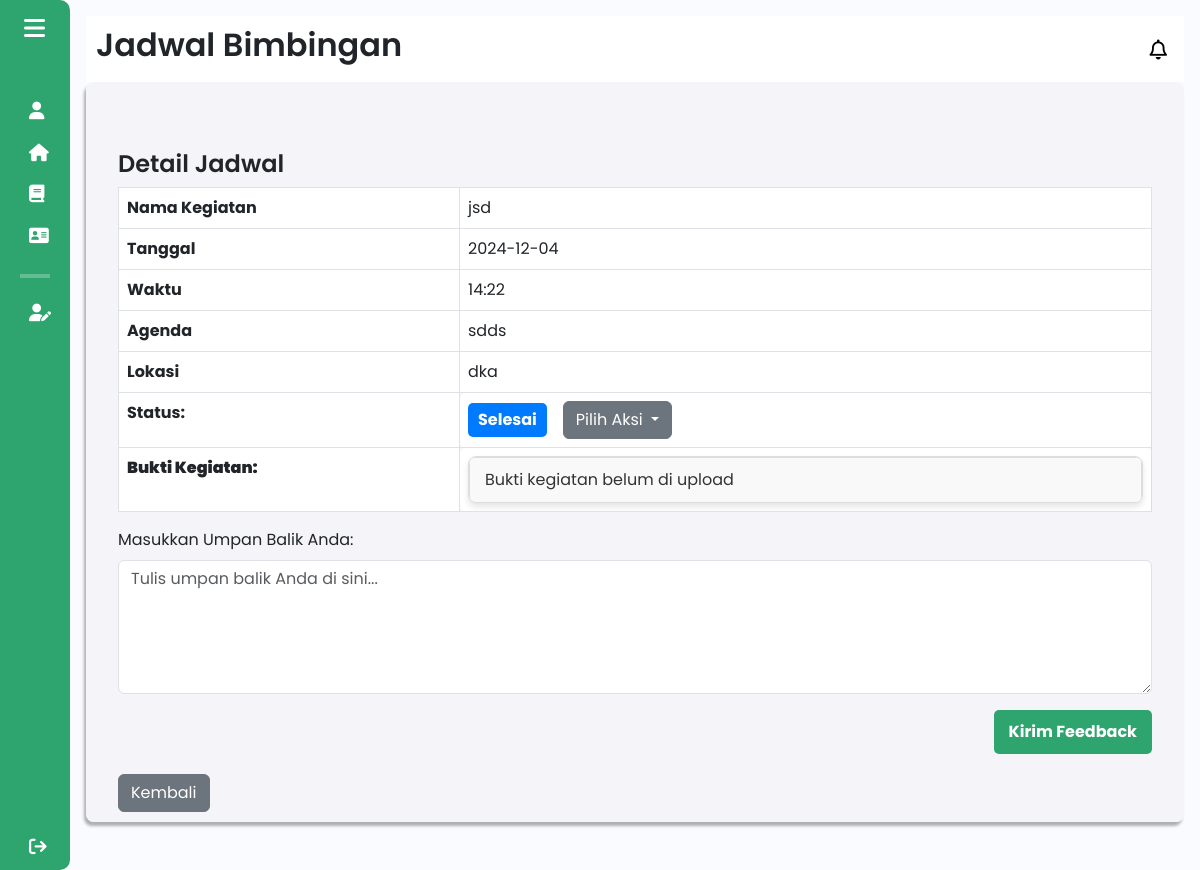
Before: /components/pages/mentorbisnis/detail_jadwal_mentor.php?id=38 (signed in) with the older database file.
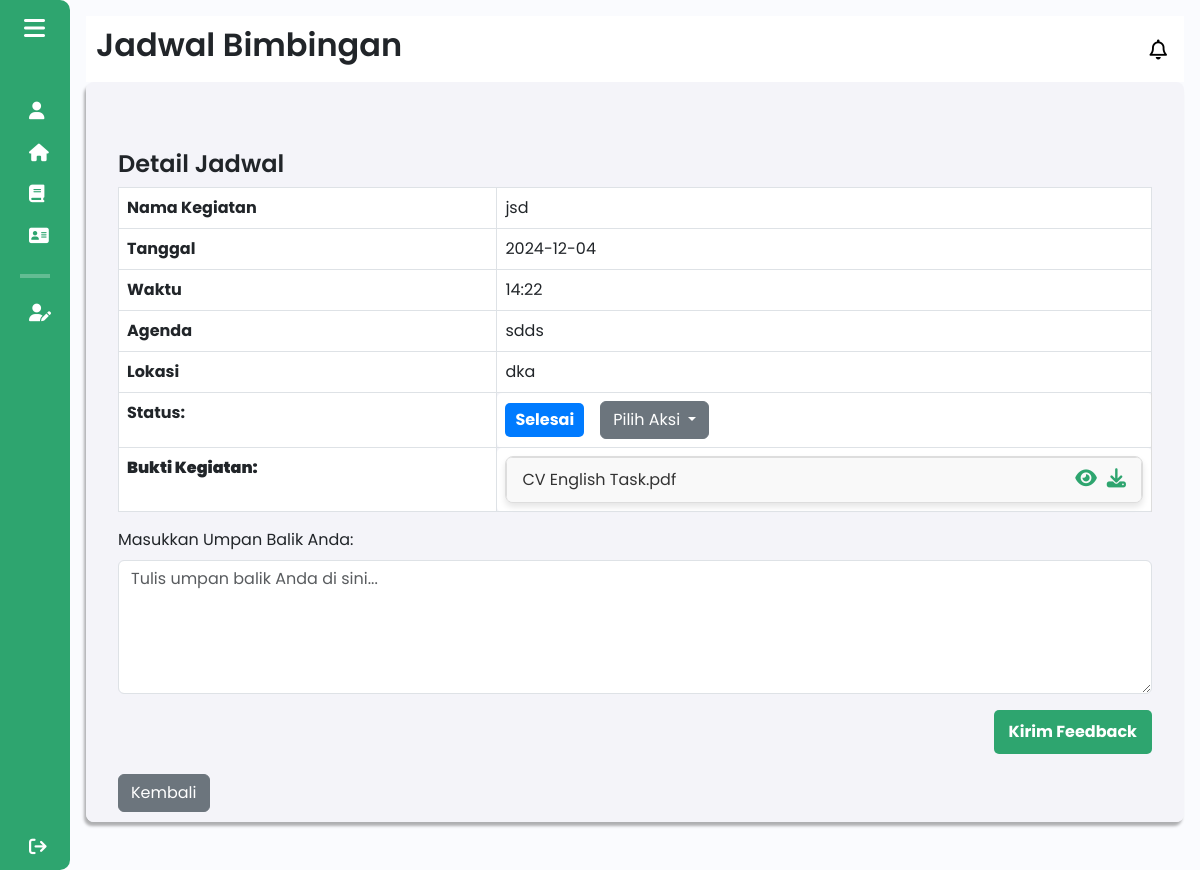
After: the same page with the newer database file.
### tables this page shows
CREATE TABLE `jadwal` (
  `id` int(11) NOT NULL,
  `nama_kegiatan` varchar(255) NOT NULL,
  `tanggal` date NOT NULL,
  `waktu` varchar(5) NOT NULL,
  `agenda` text NOT NULL,
  `lokasi` varchar(255) NOT NULL,
  `feedback_mentor` varchar(1000) NOT NULL,
  `status` enum('menunggu','ditolak','disetujui','alternatif','selesai') NOT NULL,
  `bukti_kegiatan` varchar(255) DEFAULT NULL,
  `id_klmpk` int(11) DEFAULT NULL
);

### components/pages/mentorbisnis/detail_jadwal_mentor.php (the view, shortened to what the changed rows need)
<?php
include $_SERVER['DOCUMENT_ROOT'] . '/Aplikasi-Kewirausahaan/config/db_connection.php';
$id = isset($_GET['id']) ? $_GET['id'] : null;
$userId = $_SESSION['user_id'];
$sql_id = "SELECT id FROM mentor WHERE user_id = '$userId'";
$result_id = $conn->query($sql_id);
if ($result_id->num_rows > 0) {
    $row_id = $result_id->fetch_assoc();
    $id_mentor = $row_id['id'];
}
$groupCheckQuery = "SELECT k.id_mentor
                    FROM kelompok_bisnis k
                    INNER JOIN jadwal j ON k.id_kelompok = j.id_klmpk
                    WHERE j.id = ? AND k.id_mentor = ?";
$stmt_group_check = $conn->prepare($groupCheckQuery);
$stmt_group_check->bind_param("ii", $id, $id_mentor);
$stmt_group_check->execute();
$result_group_check = $stmt_group_check->get_result();
if ($result_group_check->num_rows > 0) {
    $canTakeAction = true;
} else {
    $canTakeAction = false;
}
if ($id) {
    $sql = "SELECT * FROM jadwal WHERE id = ?";
    $stmt = $conn->prepare($sql);
    $stmt->bind_param("i", $id);
    $stmt->execute();
    $result = $stmt->get_result();
    if ($result->num_rows > 0) {
        $data = $result->fetch_assoc();
    } else {
        echo "Jadwal tidak ditemukan!";
        exit;
    }
} else {
    echo "ID tidak valid!";
    exit;
}
?>
<!DOCTYPE html>
<html lang="en">
<head>
    <link href="https://cdn.lineicons.com/4.0/lineicons.css" rel="stylesheet" />
    <link href="https://cdn.jsdelivr.net/npm/bootstrap@5.3.0-alpha3/dist/css/bootstrap.min.css" rel="stylesheet"
>
    <link rel="stylesheet" href="/Aplikasi-Kewirausahaan/assets/css/mahasiswa/jadwal_bimbingan_mahasiswa.css">
    <link rel="stylesheet" href="/Aplikasi-Kewirausahaan/assets/css/detail_proposal.css">
</head>
<body>
    <div class="wrapper">
        <?php
        include 'sidebar_mentor.php';
        ?>
        <div class="main p-3">
            <div class="main_header">
                <?php
                    include 'header_mentor.php';
                ?>
            </div>
            <div class="main_wrapper">
                <div class="container mt-5">
                    <h1>Detail Jadwal</h1>
                    <table class="table table-bordered">
                        <tr>
                            <th>Nama Kegiatan</th>
                            <td><?php echo htmlspecialchars($data['nama_kegiatan']); ?></td>
                        </tr>
                        <tr>
                            <th>Tanggal</th>
                            <td><?php echo htmlspecialchars($data['tanggal']); ?></td>
                        </tr>
                        <tr>
                            <th>Waktu</th>
                            <td><?php echo htmlspecialchars($data['waktu']); ?></td>
                        </tr>
                        <tr>
                            <th>Agenda</th>
                            <td><?php echo htmlspecialchars($data['agenda']); ?></td>
                        </tr>
                        <tr>
                            <th>Lokasi</th>
                            <td><?php echo htmlspecialchars($data['lokasi']); ?></td>
                        </tr>
                        <tr>
                            <th>Status:</th>
                            <td class="file-box">
                                <?php if ($canTakeAction): ?>
                                    <div class="dropdown d-flex align-items-center">
                                        <span id="status-label" class="status me-3"
                                            style="background-color: <?php
                                                if ($data['status'] == 'disetujui') {
                                                    echo '#2ea56f';
                                                } elseif ($data['status'] == 'ditolak') {
                                                    echo '#dc3545';
                                                } elseif  ($data['status'] == 'selesai') {
                                                    echo '#007bff';
                                                } elseif  ($data['status'] == 'alternatif'){
                                                    echo '#ffc107';
                                                } else {
                                                    echo 'orange';
                                                }
                                            ?>;">
                                            <?php echo htmlspecialchars($data['status']); ?>
                                        </span>
                                        <button class="btn btn-secondary dropdown-toggle" type="button" id="actionDropdown" data-bs-toggle="dropdown" aria-expanded="false">
                                            Pilih Aksi
                                        </button>
                                        <tr>
                                            <th><strong>Bukti Kegiatan:</strong></td>
                                            <td class="file-box">
                                                <ul id="fileList">
                                                    <li class="file-box">
                                                        <div class="file-info">
                                                            <?php echo htmlspecialchars(basename($data['bukti_kegiatan'] ?? 'Bukti kegiatan belum di upload')); ?>
                                                        </div>
                                                        <?php if (!empty($data['bukti_kegiatan'])): ?>
                                                            <div class="icon-group">
                                                                <a href="/Aplikasi-Kewirausahaan/components/pages/mahasiswa/uploads/bukti_kegiatan/<?php echo basename($data['bukti_kegiatan']); ?>"
                                                                target="_blank"
                                                                class="detail-icon"
                                                                data-bs-toggle="tooltip"
                                                                data-bs-custom-class="custom-tooltip"
                                                                data-bs-title="Lihat File">
                                                                    <i class="fa-solid fa-eye"></i>
                                                                </a>
                                                                <a href="/Aplikasi-Kewirausahaan/components/pages/mahasiswa/uploads/bukti_kegiatan/<?php echo basename($data['bukti_kegiatan']); ?>"
                                                                download
                                                                class="btn-icon"
                                                                data-bs-toggle="tooltip"
                                                                data-bs-custom-class="custom-tooltip"
                                                                data-bs-title="Unduh File">
                                                                    <i class="fa-solid fa-download"></i>
                                                                </a>
                                                            </div>
                                                        <?php endif; ?>
                                                    </li>
                                                </ul>
                                            </td>
                                        </tr>
                                    </div>
                                <?php endif; ?>
                </div>
            </div>
    </div>
</body>
</html>

Changed rows visible on the page:
changed jadwal "jsd": bukti_kegiatan "Bukti kegiatan belum di upload" → "CV English Task.pdf"
